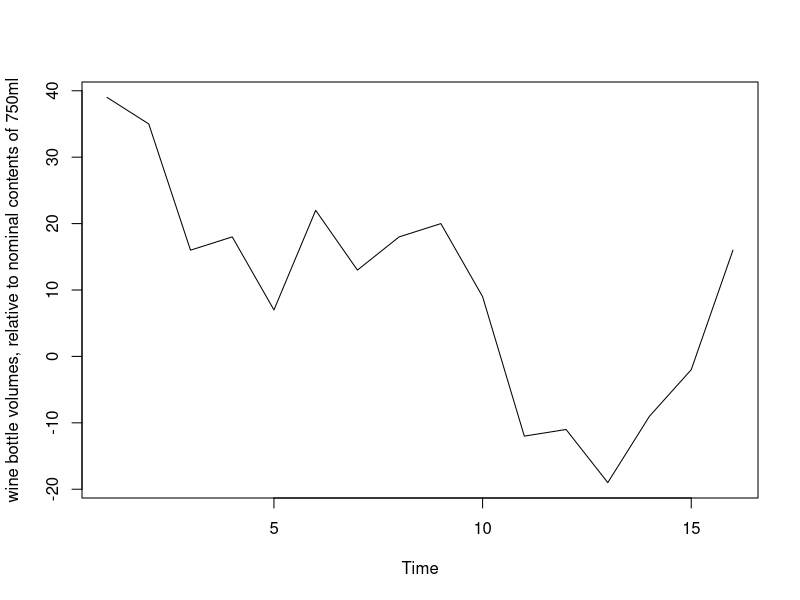
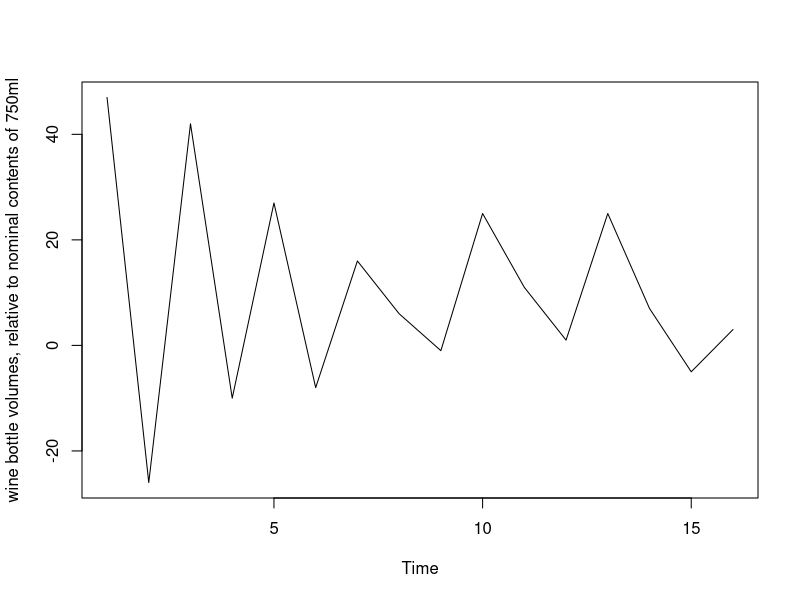
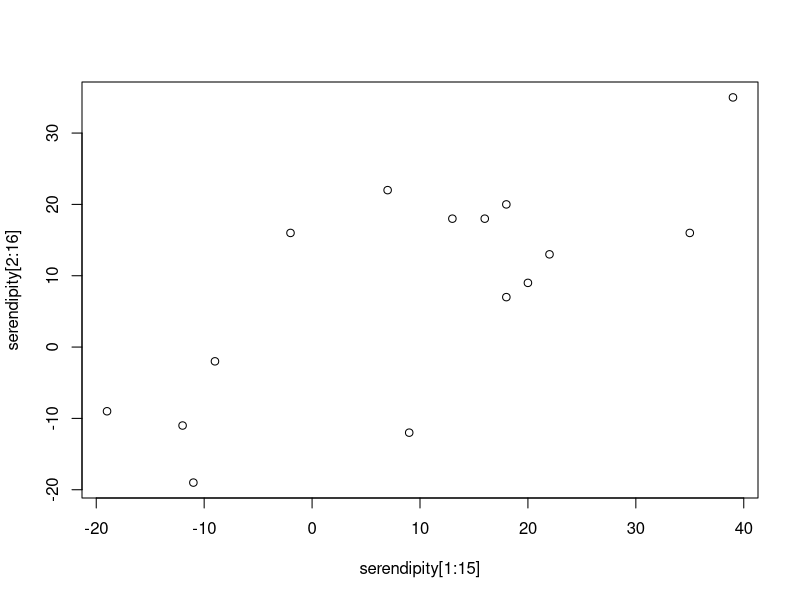
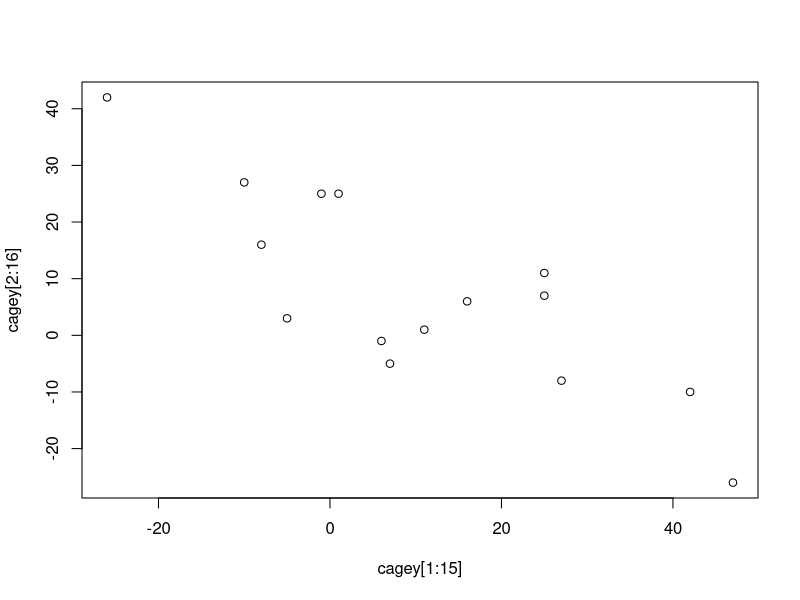
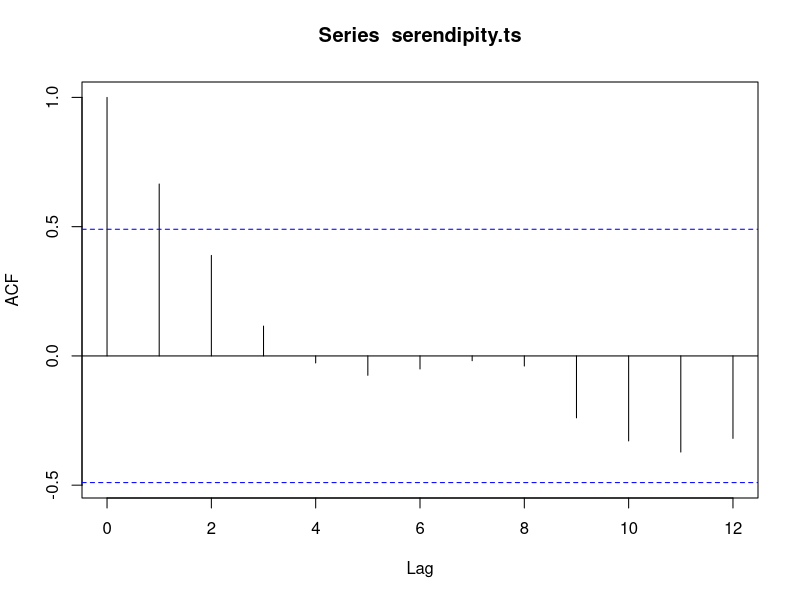
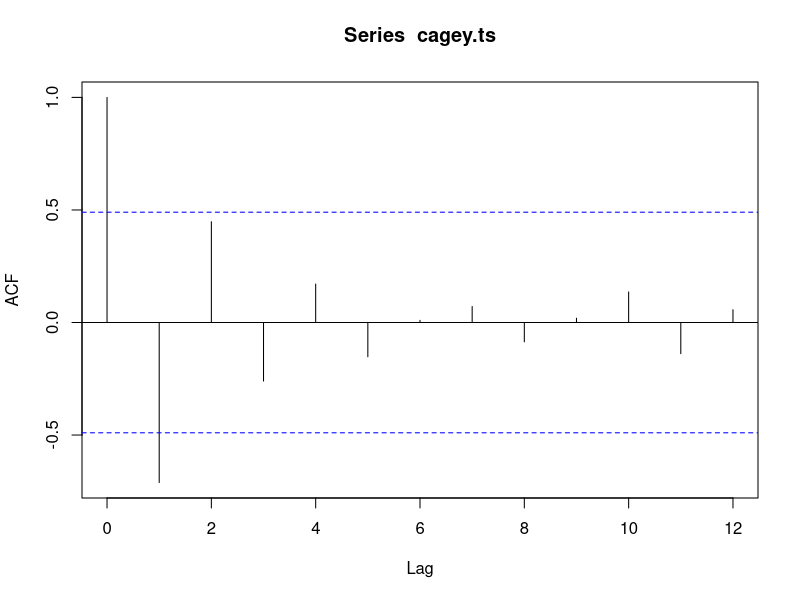

These charts were generated, in order, by the following R code:
serendipity <- c(39, 35, 16, 18, 7, 22, 13, 18, 20, 9, -12, -11, -19, -9, -2, 16)
serendipity.ts <- ts(serendipity, start = 1, frequency = 1)

cagey <- c(47, -26, 42, -10, 27, -8, 16, 6, -1, 25, 11, 1, 25, 7, -5, 3)
cagey.ts <- ts(cagey, start = 1, frequency = 1)

plot(serendipity.ts, ylab = 'wine bottle volumes, relative to nominal contents of 750ml')
plot(cagey.ts, ylab = 'wine bottle volumes, relative to nominal contents of 750ml')

plot(serendipity[1:15], serendipity[2:16])
plot(cagey[1:15], cagey[2:16])
acf(serendipity.ts)
acf(cagey.ts)
